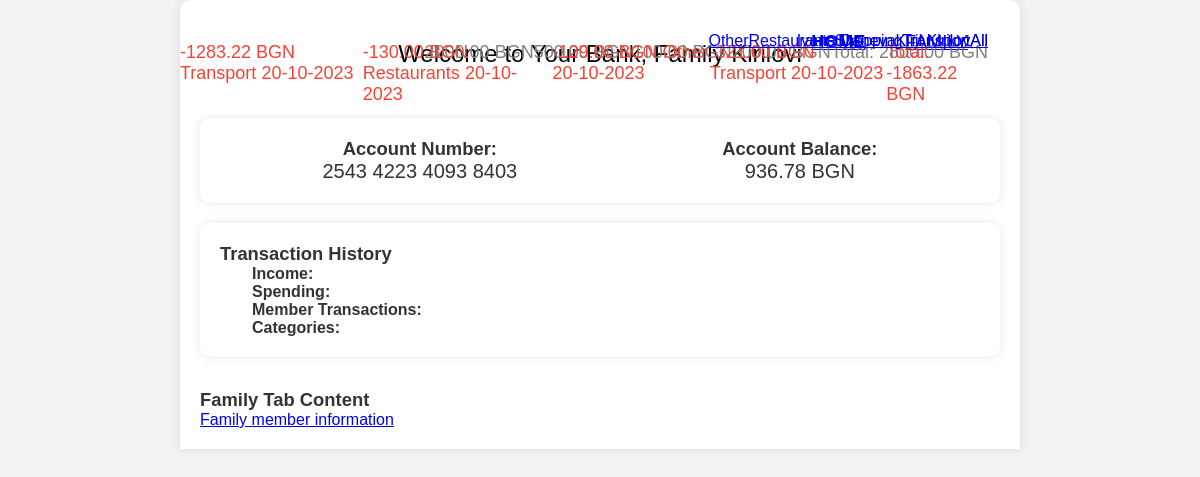
/family/, run on the app's committed database.
### base/models.py (models this page shows, shortened)
class Account(models.Model):
    holder = models.ForeignKey(Customer, on_delete=models.SET_NULL, null=True)
    number = models.CharField(max_length=20)
    amount = models.DecimalField(default=0, max_digits=20, decimal_places=2)
    updated = models.DateTimeField(auto_now=True)
    created = models.DateTimeField(auto_now_add=True)
    members = models.ManyToManyField(Customer, related_name="members", blank=True, null=True)
    type = models.CharField(max_length=20, choices=TYPES, blank=True)
    name = models.CharField(max_length=50, null=True)

class Transactions(models.Model):
    affected_account = models.ForeignKey(Account, on_delete=models.SET_NULL, null=True)
    amount = models.DecimalField(max_digits=20, decimal_places=2)
    updated = models.DateTimeField(auto_now=True)
    created = models.DateTimeField(auto_now_add=True)
    person = models.ForeignKey(Customer, on_delete=models.SET_NULL, null=True)
    category = models.CharField(max_length=20, choices=CATEGORIES, default="Other")
    class Meta:
        ordering = ["-updated", "-created"]

class Customer(models.Model):
    name = models.CharField(max_length=200)
    date_of_birth = models.DateTimeField(default=timezone.now)
    personal_number = models.CharField(max_length=15, default="0000000000")
    gender = models.CharField(max_length=20, choices=GENDERS, default="Male")

### base/views.py (the view)
# urls.py: path("family/", views.family_page, name="family"),
def family_page(request):
    q = request.GET.get("q") if request.GET.get("q") is not None else ""
    account = Account.objects.get(name="Kirilovi")
    transactions = Transactions.objects.filter(
        Q(person__name__icontains=q),
        Q(affected_account=account)
    )
    total_spent_amount = sum(t.amount for t in transactions if t.amount < 0)
    total_income_amount = sum(t.amount for t in transactions if t.amount >= 0)
    category_counts = Transactions.objects.values('category').annotate(count=Count('category'))
    unique_categories = [item['category'] for item in category_counts]
    account.amount = set_account_amount(account)
    members = account.members
    context = {"account": account,
               "transactions": transactions,
               "members": members,
               "categories": unique_categories,
               "total_spent_amount": total_spent_amount,
               "total_income_amount": total_income_amount
               }
    return render(request, "family.html", context)

### base/views.py (called while the page is built)
def set_account_amount(account):
    transactions = Transactions.objects.filter(affected_account=account)
    amount = 0
    for t in transactions:
        amount += t.amount
    return amount

### templates/family.html (shortened to what this page needs)
<!DOCTYPE html>
{% load static %}
<html lang="en">
<head>
    <link rel="stylesheet" href="{% static 'styles/style.css' %}">
</head>
<body>
    <div class="container">
        <header>
            <h1>Welcome to Your Bank, Family {{account.name}}</h1>
            <nav class="tabs">
                <ul>
                    <li class="active-tab"><a href="{% url 'home' %}">Home</a></li>
                    <li><a href="{% url 'family' %}">Family</a></li>
                </ul>
            </nav>
        </header>
        <section class="tab-content">
            <div class="tab home-tab active">
                <section class="account-info">
                    <div class="account-details">
                        <h2>Account Number:</h2>
                        <p>{{account.number}}</p>
                    </div>
                    <div class="account-balance">
                        <h2>Account Balance:</h2>
                        <p>{{ account.amount }} BGN</p>
                    </div>
                </section>
                <section class="transaction-history">
                    <h2>Transaction History</h2>
                    <div class="transaction-list">
    <div class="income">
        <p><strong>Income:</strong></p>
        <ul>
            {% for t in transactions %}
                {% if t.amount >= 0 %}
                <li>{{ t.amount }} BGN</li>
                {% endif %}
            {% endfor %}
            <li> Total: {{total_income_amount}} BGN</li>
        </ul>
    </div>
    <div class="spend">
        <p><strong>Spending:</strong></p>
        <ul>
            {% for t in transactions %}
                {% if t.amount < 0 %}
                <li>{{ t.amount }} BGN {{ t.category }} {{ t.created|date:"d-m-Y"}}</li>
                {% endif %}
            {% endfor %}
                <li> Total: {{total_spent_amount}} BGN</li>
        </ul>
    </div>
    <div class="members">
        <p><strong>Member Transactions:</strong></p>
        <ul>
            {% for member in account.members.all %}
                <li><a href="{% url 'family' %}?q={{member.name}}">{{ member.name }}</a></li>
            {% endfor %}
                <li><a href="{% url 'family' %}">All</a></li>
        </ul>
    </div>
    <div class="categories">
        <p><strong>Categories:</strong></p>
        <ul>
            {% for c in categories %}
                <li><a href="{% url 'family' %}?q={{c}}">{{c}}</a></li>
            {% endfor %}
                <li><a href="{% url 'family' %}">All</a></li>
        </ul>
    </div>
</div>
                </section>
            </div>
            <div class="tab family-tab">
                <h2>Family Tab Content</h2>
            </div>
        </section>
        <a href="{% url 'members' %}">Family member information</a>
    </div>
</body>
</html>

### static/styles/style.css (style rules this page uses)
body, h1, h2, p, ul { margin: 0; padding: 0; list-style: none; }
body { font-family: "Arial", sans-serif; background-color: #f2f2f2; color: #333; font-size: 16px; }
.container { max-width: 800px; margin: 0 auto; background-color: #fff; padding: 20px; border-radius: 10px 10px 0 0; box-shadow: 0 0 10px rgba(0, 0, 0, 0.1); position: relative; }
header { padding: 20px; color: #000; text-align: center; }
h1 { font-weight: 100; font-size: 24px; margin-bottom: 10px; }
h2 { font-size: 1.15rem; }
.tabs ul { list-style: none; display: flex; justify-content: center; }
.tabs li { margin: 0 20px; cursor: pointer; font-size: 18px; color: #fff; text-transform: uppercase; }
.tabs li.active-tab { font-weight: bold; text-decoration: underline; }
ul { position: absolute; display: flex; top: 2rem; right: 2rem; }
.tab-content { margin-top: 20px; }
.account-info { display: flex; justify-content: space-around; background-color: #fff; padding: 20px; border-radius: 10px; box-shadow: 0 0 10px rgba(0, 0, 0, 0.1); margin-bottom: 20px; }
.account-details, .account-balance { text-align: center; }
.account-details p, .account-balance p { font-size: 20px; color: #333; }
.transaction-history { background-color: #fff; padding: 20px; margin-bottom: 2rem; border-radius: 10px; box-shadow: 0 0 10px rgba(0, 0, 0, 0.1); }
.transaction-list { margin: 0 2rem; }
.income, .spend { flex: 1; }
.income ul li, .spend ul li { margin: 10px 0; font-size: 18px; color: #333; }
.income ul li { color: gray; }
.spend ul li { color: #f44336; }

### data on the page
Account: name "Kirilovi", number "2543 4223 4093 8403", amount "936.78"
Transactions: amount "2000.00"
Transactions: amount "500.00"
Transactions: amount "100.00"
Transactions: amount "200.00"
Transactions: amount "-1283.22", category "Transport", created "20-10-2023"
Transactions: amount "-130.00", category "Restaurants", created "20-10-2023"
Transactions: amount "-129.00", category "Other", created "20-10-2023"
Transactions: amount "-321.00", category "Transport", created "20-10-2023"
Customer: name "Ivana Daneva"
Customer: name "Kiril Kirilov"

### other printed values
{{ total_income_amount }} "2800.00"
{{ total_spent_amount }} "-1863.22"
{{ c }} "Other" "Restaurants" "Shopping" "Transport"
